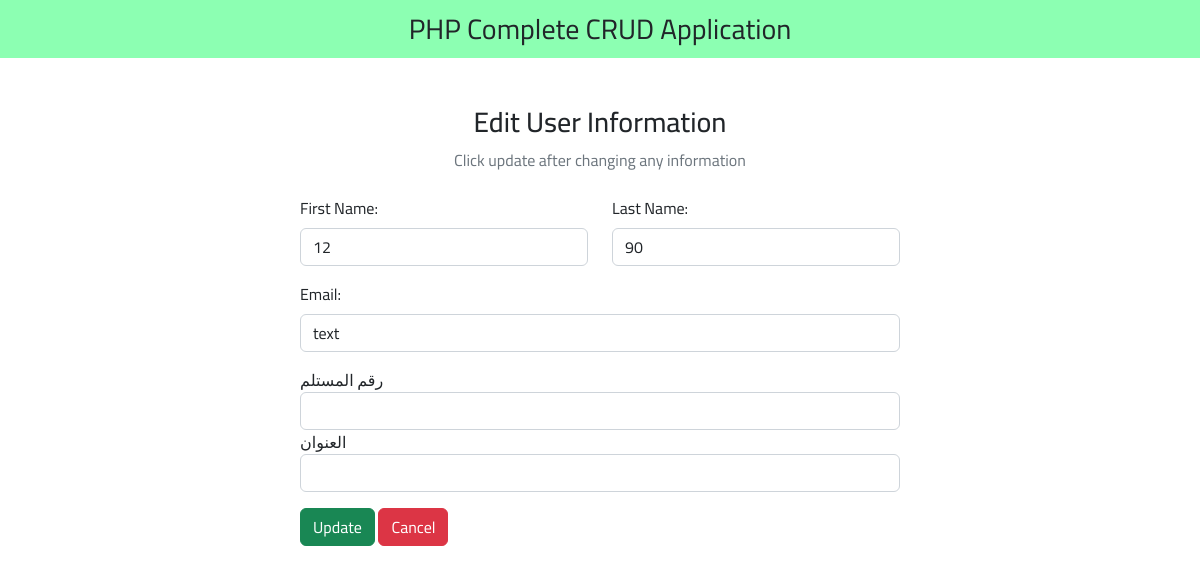
Page /qaryat/controle/edit.php?id=91 on the committed database.
### tables this page shows
CREATE TABLE `orders` (
  `id` int(11) NOT NULL,
  `orderN` varchar(255) NOT NULL,
  `price` varchar(255) NOT NULL,
  `note` varchar(255) NOT NULL,
  `userNumber` varchar(255) NOT NULL,
  `addreces` varchar(255) NOT NULL,
  `user_id` varchar(255) NOT NULL,
  `order_page_name` varchar(255) NOT NULL,
  `page_name` varchar(255) NOT NULL,
  `statuse` varchar(50) NOT NULL,
  `Governorate` varchar(255) NOT NULL
);

### qaryat/controle/edit.php (the view, shortened to what this page needs)
<?php
include "db_conn.php";
$id = $_GET["id"];
?>
<!DOCTYPE html>
<html lang="en">
<head>
  <link href="https://cdn.jsdelivr.net/npm/bootstrap@5.2.3/dist/css/bootstrap.min.css" rel="stylesheet">
  <link rel="stylesheet" href="https://cdnjs.cloudflare.com/ajax/libs/font-awesome/6.4.0/css/all.min.css" />
  <link rel="stylesheet" type="text/css" href="style.css">
</head>
<body>
  <nav class="navbar navbar-light justify-content-center fs-3 mb-5" style="background-color: #00ff5573;">
    PHP Complete CRUD Application
  </nav>
  <div class="container">
    <div class="text-center mb-4">
      <h3>Edit User Information</h3>
      <p class="text-muted">Click update after changing any information</p>
    </div>
    <?php
    $sql = "SELECT * FROM `orders` WHERE id = $id LIMIT 1";
    $result = mysqli_query($conn, $sql);
    $row = mysqli_fetch_assoc($result);
    ?>
    <div class="container d-flex justify-content-center">
      <form action="" method="post" style="width:50vw; min-width:300px;">
        <div class="row mb-3">
          <div class="col">
            <label class="form-label">First Name:</label>
            <input type="number" class="form-control" name="orderN" value="<?php echo $row['orderN'] ?>">
          </div>
          <div class="col">
            <label class="form-label">Last Name:</label>
            <input type="number" class="form-control" name="price" value="<?php echo $row['price'] ?>">
          </div>
        </div>
        <div class="mb-3">
          <label class="form-label">Email:</label>
          <input type="text" class="form-control" name="note" value="<?php echo $row['note'] ?>">
        </div>
        <div class="form-group mb-3">
                    <label for="male" class="form-input-label">رقم المستلم </label>
          <input type="text" class="form-control" name="userNumber" <?php echo $row["userNumber"] ?>>
                    <label for="female" class="form-input-label">العنوان </label>
          <input type="text" class="form-control" name="addreces"  <?php echo $row["addreces"]  ?>>
        </div>
        <div>
          <button type="submit" class="btn btn-success" name="submit">Update</button>
          <a href="index.php" class="btn btn-danger">Cancel</a>
        </div>
      </form>
    </div>
  </div>
</body>
</html>

### qaryat/controle/style.css (style rules this page uses)
* { font-family: 'Cairo', sans-serif; }

### rows in the picture
orders: orderN "12", price "90", note "text"
